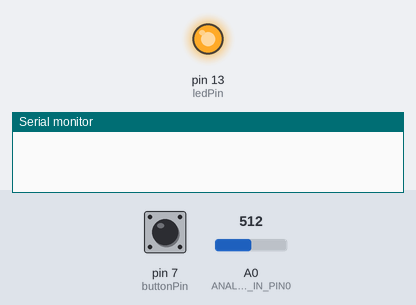
The sketch below on a simulated Arduino Uno, built with avr-gcc and run on an emulated ATmega328P. On the bench: output pins drawn as LEDs (lit = HIGH), the last lines printed to the serial monitor. The test bench sets the inputs (shaded band); at power-on: pin 7 (buttonPin) LOW, A0 (ANALOG_IN_PIN0) = 512.

Above: at 1.2 s.
1.3 s: pin 7 (buttonPin) pulled HIGH for 0.3 s
At 2.7 s:
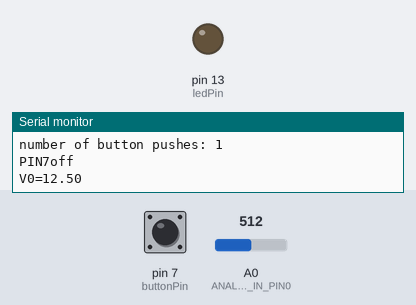
Timing chart, 0 to 4.3 s (numbered marks = the images above; inputs shaded):
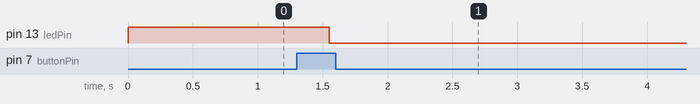

The sketch:

voltage_sense_with_resistors_to_digital_input_andanalog1.ino
```cpp
// this constant won't change:
const int buttonPin = 7;  // the pin that the pushbutton is attached to
const int ledPin = 13;    // the pin that the LED is attached to

// Variables will change:
int buttonPushCounter = 0;  // counter for the number of button presses
int buttonState = 0;        // current state of the button
int lastButtonState = 0;    // previous state of the button

// Define analog input
#define ANALOG_IN_PIN0 A0
#define ANALOG_IN_PIN1 A1
#define ANALOG_IN_PIN2 A2
#define ANALOG_IN_PIN3 A3
#define ANALOG_IN_PIN4 A4
#define ANALOG_IN_PIN5 A5

// Floats for ADC voltage & Input voltage
float adc_voltage0 = 0.0;
float adc_voltage1 = 0.0;
float adc_voltage2 = 0.0;
float adc_voltage3 = 0.0;
float adc_voltage4 = 0.0;
float adc_voltage5 = 0.0;
float in_voltage0 = 0.0;
float in_voltage1 = 0.0;
float in_voltage2 = 0.0;
float in_voltage3 = 0.0;
float in_voltage4 = 0.0;
float in_voltage5 = 0.0;

// Floats for resistor values in divider (in ohms)
float R1 = 30000.0;
float R2 = 7500.0;

// Float for Reference Voltage
float ref_voltage = 5.0;

// Integer for ADC value
int adc_value0 = 0;
int adc_value1 = 0;
int adc_value2 = 0;
int adc_value3 = 0;
int adc_value4 = 0;
int adc_value5 = 0;

// Determine voltage at ADC input
/*adc_voltage0  = (adc_value0 * ref_voltage) / 1024.0;
adc_voltage1  = (adc_value1 * ref_voltage) / 1024.0;
adc_voltage2  = (adc_value2 * ref_voltage) / 1024.0;
adc_voltage3  = (adc_value3 * ref_voltage) / 1024.0;
adc_voltage4  = (adc_value4 * ref_voltage) / 1024.0;
adc_voltage5  = (adc_value5 * ref_voltage) / 1024.0;

// Calculate voltage at divider input
in_voltage0 = adc_voltage0*(R1+R2)/R2;
in_voltage1 = adc_voltage1*(R1+R2)/R2;
in_voltage2 = adc_voltage2*(R1+R2)/R2;
in_voltage3 = adc_voltage3*(R1+R2)/R2;
in_voltage4 = adc_voltage4*(R1+R2)/R2;
in_voltage5 = adc_voltage5*(R1+R2)/R2;
*/

void setup() {
  // initialize the button pin as a input:
  pinMode(buttonPin, INPUT);
  // initialize the LED as an output:
  pinMode(ledPin, OUTPUT);
  // initialize serial communication:
  Serial.begin(9600);
}


void loop() { // functions, like serial.print, outside statements, like if..else, will continue to loop
  // read the pushbutton input pin:
  buttonState = digitalRead(buttonPin);
adc_value0 = analogRead(ANALOG_IN_PIN0);
adc_voltage0  = (adc_value0 * ref_voltage) / 1024.0;
in_voltage0 = adc_voltage0*(R1+R2)/R2;

  // Read the Analog Input
 // adc_value0 = analogRead(ANALOG_IN_PIN0);
/*  adc_value1 = analogRead(ANALOG_IN_PIN1);
  adc_value2 = analogRead(ANALOG_IN_PIN2);
  adc_value3 = analogRead(ANALOG_IN_PIN3);
  adc_value4 = analogRead(ANALOG_IN_PIN4);
  adc_value5 = analogRead(ANALOG_IN_PIN5);
  */


  // Print results to Serial Monitor to 2 decimal places
// printf("%2d\n", 1234%100); DOESN'T work. Decimal places are determined by the integer after the 'serial.print input_voltage_0
  // CIRCUIT 1
//  Serial.print("V0=");
  //Serial.print(in_voltage0, 2);
/*  if (in_voltage0 > 12){
    Serial.print(" C1ON ");
  }
  if (in_voltage0 < 12){
    Serial.print(" C1OFF ");
  }
   // delay(250);
// CIRCUIT 2
    Serial.print("V1=");
  Serial.print(in_voltage1, 0);
  if (in_voltage1 > 12){
    Serial.print(" C2ON ");
  }
  if (in_voltage1 < 12){
    Serial.print(" C2OFF ");
  }
   // delay(250);
  // CIRCUIT 3
    Serial.print("V2=");
  Serial.print(in_voltage2, 0);
  if (in_voltage2 > 12){
    Serial.print(" C3ON ");
  }
  if (in_voltage2 < 12){
    Serial.print(" C3OFF ");
  }
  // CIRCUIT 4
   // delay(250);
    Serial.print("V3=");
  Serial.print(in_voltage3, 0);
  if (in_voltage3 > 12){
    Serial.print(" C4ON ");
  }
  if (in_voltage3 < 12){
    Serial.print(" C4OFF ");
  }
   // delay(250);
  // CIRCUIT 5
    Serial.print("V4=");
  Serial.print(in_voltage4, 0);
  if (in_voltage4 > 12){
    Serial.print(" C5ON ");
  }
  if (in_voltage4 < 12){
    Serial.print(" C5OFF ");
  }
   // delay(250);
  //CIRCUIT 6
    Serial.print("V5=");
  Serial.print(in_voltage5, 0);
  if (in_voltage5 > 12){
    Serial.print(" C6ON ");
  }
  if (in_voltage5 < 12){
    Serial.println(" C6OFF ");
  }*/
  // compare the buttonState to its previous state
  if (buttonState != lastButtonState) {
    // if the state has changed, increment the counter
    if (buttonState == HIGH) {
      // if the current state is HIGH then the button went from off to on:
      buttonPushCounter++;
      Serial.println("PIN7on");
           // adc_value0 = analogRead(ANALOG_IN_PIN0);
        Serial.print("V0=");
  Serial.println(in_voltage0, 2);
      Serial.print("number of button pushes: ");
      Serial.println(buttonPushCounter);

    } else {
      // if the current state is LOW then the button went from on to off:
      Serial.println("PIN7off");
     // adc_value0 = analogRead(ANALOG_IN_PIN0);
        Serial.print("V0=");
  Serial.println(in_voltage0, 2);
    }
    // Delay a little bit to avoid bouncing
    delay(50);
  }
  // save the current state as the last state, for next time through the loop
  lastButtonState = buttonState;


  // turns on the LED every four button pushes by checking the modulo of the
  // button push counter. the modulo function gives you the remainder of the
  // division of two numbers:
  if (buttonPushCounter % 4 == 0) {
    digitalWrite(ledPin, HIGH);
  } else {
    digitalWrite(ledPin, LOW);
  }
  delay(250);
  }
```

Measured:
- after the input at 1.3 s, pin 13 (ledPin): HIGH → LOW after 0.25 s
